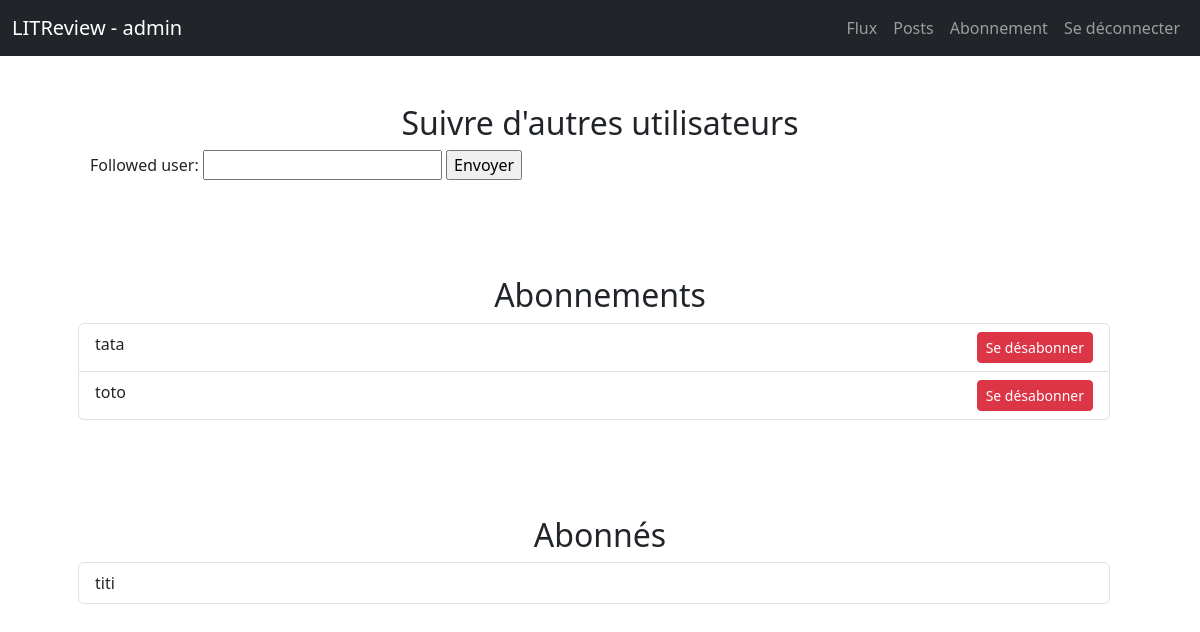
The app's page /follow (signed in) with its own data.
### bookreview/models.py (models this page shows, shortened)
class User(AbstractUser):
    pass

class UserFollows(models.Model):
    user = models.ForeignKey(to=settings.AUTH_USER_MODEL,
                             on_delete=models.CASCADE,
                             related_name="following")
    followed_user = models.ForeignKey(to=settings.AUTH_USER_MODEL,
                                      on_delete=models.CASCADE,
                                      related_name="followed_by")
    class Meta:
        unique_together = ('user', 'followed_user')

### bookreview/views.py (the view, shortened to what this page needs)
# urls.py: path('follow', bookreview.views.FollowView.as_view(), name='follow'),
class FollowView(LoginRequiredMixin, FormView):
    model = UserFollows
    form_class = forms.UserFollowsForm
    template_name = "bookreview/follow.html"
    def get_form_kwargs(self):
        kwargs = super().get_form_kwargs()
        kwargs["user"] = self.request.user
        return kwargs
    def get_context_data(self, **kwargs):
        context = super().get_context_data(**kwargs)
        user = self.request.user
        context["followers"] = user.followed_by.all()
        context["followings"] = user.following.all()
        return context

### bookreview/forms.py (shortened to what this page needs)
class UserFollowsForm(forms.Form):
    followed_user = CharField()
    def __init__(self, **kwargs):
        self.user = kwargs.pop("user")
        super().__init__(**kwargs)

### bookreview/templates/bookreview/follow.html (shortened to what this page needs)
{% extends 'base.html' %}
{% block content %}
<div class="container">
    <div class="p-5 row">
        <h2 class="text-center">Suivre d'autres utilisateurs</h2>
        <form action="" method="post">
            {{ form }}
            <input type="submit" value="Envoyer">
        </form>
    </div>
    <div class="p-5 row">
        <h2 class="text-center">Abonnements</h2>
        <ul class="list-group">
            {% for following in followings %}
                <li class="list-group-item">
                    {{ following.followed_user }} <a class="float-end" href="{% url 'unfollow' following.pk %}"><button type="button" class="btn btn-danger btn-sm">Se désabonner</button></a>
                </li>
            {% empty %}
                <p>Vous n'avez aucun abonnement.</p>
            {% endfor %}
        </ul>
    </div>
    <div class="p-5 row">
        <h2 class="text-center">Abonnés</h2>
        <ul class="list-group">
            {% for follower in followers %}
                <li class="list-group-item">{{ follower.user }}</li>
            {% empty %}
                <p>Vous n'avez aucun abonné.</p>
            {% endfor %}
        </ul>
    </div>
</div>
{% endblock %}

### bookreview/templates/bookreview/nav.html (shortened to what this page needs)
<nav class="navbar navbar-expand-sm bg-dark" data-bs-theme="dark">
    <div class="container-fluid">
        <a class="navbar-brand" href="{% url 'flux' %}">
            LITReview
            {% if request.user.is_authenticated %}
            - {{ request.user.username }}
        {% endif %}
        </a>
        {% if request.user.is_authenticated %}
            <span>{{ request.user.username }}</span>
        {% endif %}
        <div class="collapse navbar-collapse" id="navbarNavAltMarkup">
            <div class="navbar-nav ms-auto">
                {% if request.user.is_authenticated %}
                  <a class="nav-link" href="{% url 'flux' %}">Flux</a>
                  <a class="nav-link" href="{% url 'posts' %}">Posts</a>
                  <a class="nav-link" href="{% url 'follow' %}">Abonnement</a>
                  <a class="nav-link" href="{% url 'logout' %}">Se déconnecter</a>
                {% endif %}
            </div>
        </div>
    </div>
</nav>

### records on screen
User: user.username "admin"
UserFollows: followed_user "tata"
UserFollows: followed_user "toto"
UserFollows: user "titi"
